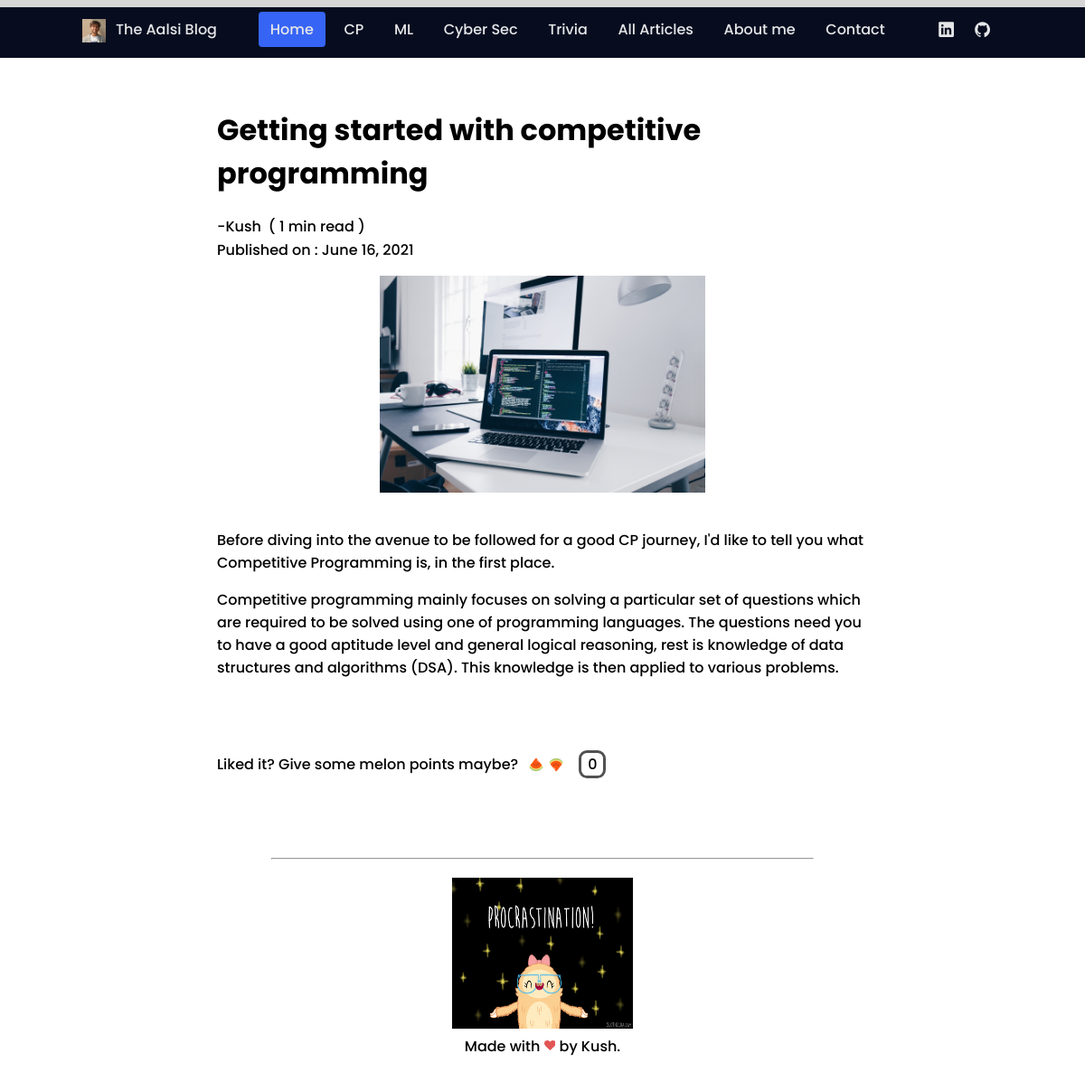
/article/Getting started with competitive programming, run on an earlier commit of the app's database.
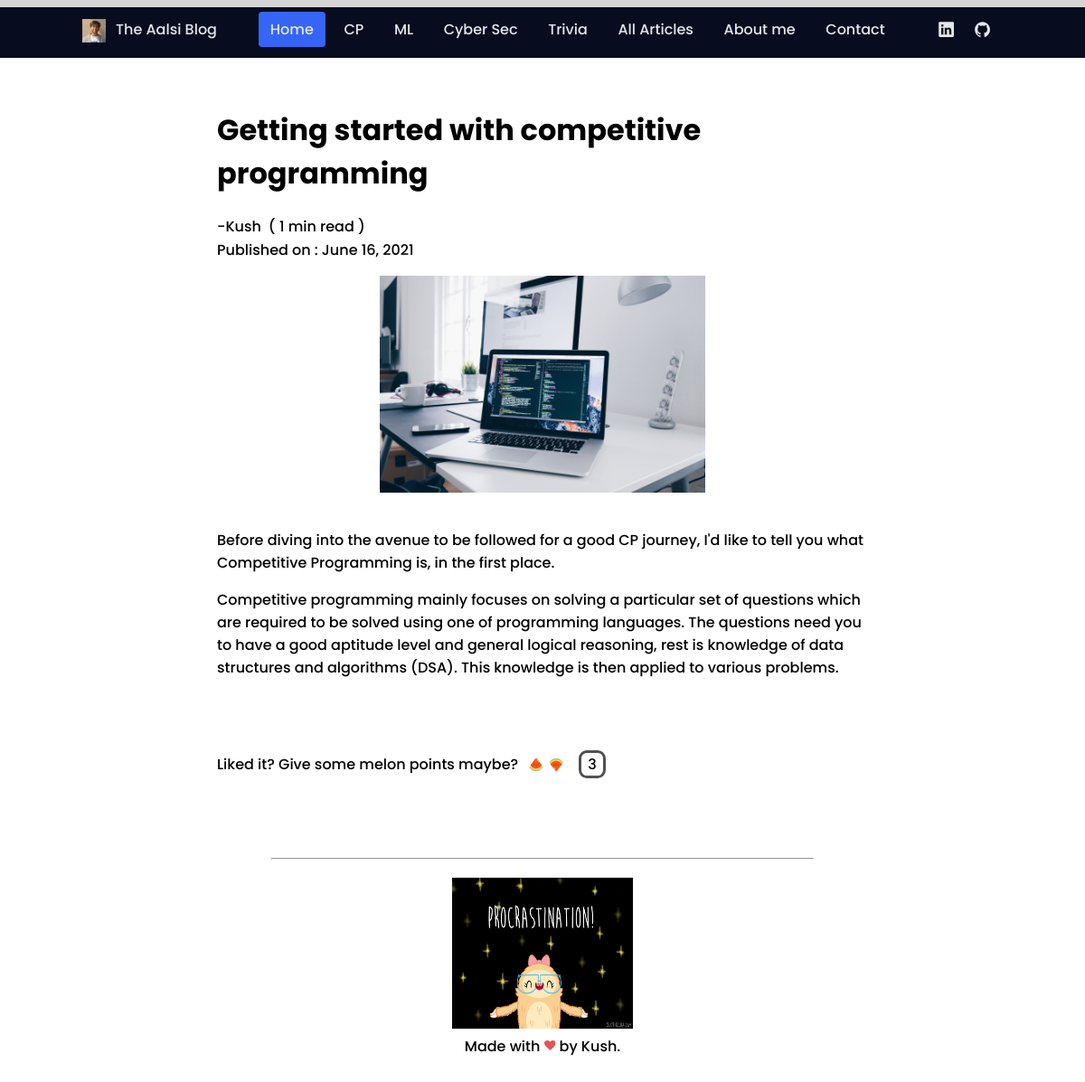
And on a later commit of the database.
### home/models.py (models this page shows, shortened)
class Articles(models.Model):
    title = models.CharField(max_length=50)
    img = models.ImageField(null = True, blank = True, upload_to = 'static/images/')
    author = models.CharField(max_length=100)
    tags = models.CharField(max_length=500, default="")
    article_body = RichTextField(blank = True, null = True)
    likes = models.IntegerField(default=0, blank=True)
    date_added = models.DateField(default=django.utils.timezone.now)
    reading_time = models.IntegerField(default=0, null=True, blank=True)

### home/views.py (the view)
# urls.py: path('article/<str:title>', views.article, name = "article"),
def article(request, title):
    article = Articles.objects.get(title = title)
    context = {
        'title' : title,
        'article' : article
    }
    article.reading_time = round(estimate_reading_time(article.article_body))
    if article.reading_time == 0:
        article.reading_time = 1
    article.save()
    return render(request, 'article.html', context)

### home/views.py (called while the page is built)
def extract_text(html):
    soup = bs4.BeautifulSoup(html, 'html.parser')
    texts = soup.findAll(text=True)
    return texts

def is_visible(element):
    if element.parent.name in ['style', 'script', '[document]', 'head', 'title']:
        return False
    elif isinstance(element, bs4.element.Comment):
        return False
    elif element.string == "\n":
        return False
    return True

def filter_visible_text(page_texts):
    return filter(is_visible, page_texts)

def count_words_in_text(text_list, word_length):
    total_words = 0
    for current_text in text_list:
        total_words += len(current_text)/word_length
    return total_words

def estimate_reading_time(html):
    texts = extract_text(html)
    filtered_text = filter_visible_text(texts)
    total_words = count_words_in_text(filtered_text, WORD_LENGTH)
    return total_words/WPM

### templates/article.html (shortened to what this page needs)
{% extends 'base.html' %}
{% block for_article %}
<div class="progress-container fixed-top">
</div>
{% endblock for_article %}
{% block content %}
    <div class="title">
        <h1>{{article.title}}</h1>
    </div>
    <div class="signature">
        <p>-{{article.author}} </p>
        <p class="reading_time">( {{article.reading_time}} min read )</p>
    </div>
    <p class="published"> Published on : {{article.date_added}} </p>
    <img class = "img_art" src={{article.img.url}} alt="">
    <p>{{article.article_body | safe}}</p><br><br>
    <div class="like_box">
        <p class="like-text">Liked it? Give some melon points maybe?</p>
        <img data-action="like" data-id = {{article.id}} class="like update-likes" src="/static/img/melon-up.png">
        <img data-action="dislike" data-id = {{article.id}} class="like update-likes" src="/static/img/melon-down.png">
        <p class="likes-count">{{article.likes}}</p>
    </div>
{% endblock content %}

### templates/base.html (shortened to what this page needs)
<!DOCTYPE html>
<html lang="en">
    <head>
        <link rel="stylesheet" href="/static/styles.css">
    </head>
    <body>
        <header class="header">
            <nav class="nav" id="nav-menu">
                <div class="nav__content bd-grid">
                    <div class="nav__perfil">
                        <a href="/"><div class="nav__img">
                            <img src="/static/img/perfil.png" alt="profile photo">
                        </div></a>
                        <div>
                            <a href="/" class="nav__name">The Aalsi Blog</a>
                        </div>
                    </div>
                    <div class="nav__menu">
                        <ul class="nav__list">
                            <li class="nav__item"><a href="/" class="nav__link active">Home</a></li>
                            <li class="nav__item"><a href= {% url 'cp' %} class="nav__link">CP</a></li>
                            <li class="nav__item"><a href= {% url 'ml' %} class="nav__link">ML</a></li>
                            <li class="nav__item"><a href= {% url 'cyber' %} class="nav__link">Cyber Sec</a></li>
                            <li class="nav__item"><a href= {% url 'trivia' %} class="nav__link">Trivia</a></li>
                            <li class="nav__item"><a href= {% url 'all' %} class="nav__link">All Articles</a></li>
                            <li class="nav__item"><a href= "https://kushagra-soni.netlify.app/" class="nav__link">About me</a></li>
                            <li class="nav__item"><a href= {% url 'contact' %} class="nav__link">Contact</a></li>
                        </ul>
                    </div>
                    <div class="nav__social">
                        <a href="https://www.linkedin.com/in/kushagra-s-b89338140/" class="nav__social-icon"><ion-icon name="logo-linkedin"></ion-icon></a>
                        <a href="https://github.com/kushuu/" class="nav__social-icon"><ion-icon name="logo-github"></ion-icon></a>
                    </div>
                </div>
            </nav>
        {% block for_article %}
        {% endblock for_article %}
        </header>
        <div class="main_body">
            <div id="main-box">
                {% block content %}
                {% endblock content %}
            </div>
        </div>
        <br><br><br>
        <hr style="width:50%;text-align:left;margin:auto">
        <footer>
            <img class="gif" src="/static/img/pro.gif" alt=""><br>
            Made with  by Kush.
        </footer>
    </body>
</html>

What changed in the data, as far as the page shows it:
changed Articles "Getting started with competitive programming": likes "0" → "3"
